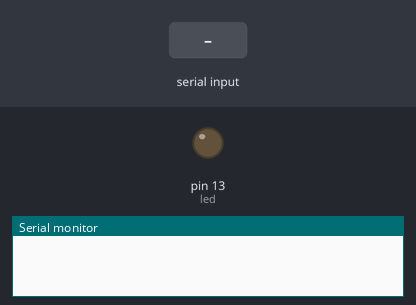
Bench run of a sketch on a simulated Arduino Uno, built with avr-gcc and run on an emulated ATmega328P. Shown: output pins drawn as LEDs (lit = HIGH), the last lines printed to the serial monitor. The inputs (shaded band) are chosen by the test bench.

Above: at 1.3 s.
1.4 s: "1" received over the second serial link
At 2.2 s:
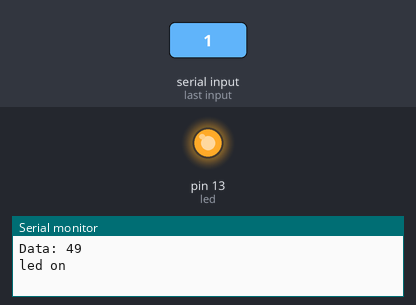
5.3 s: "0" received over the second serial link
At 6.3 s:
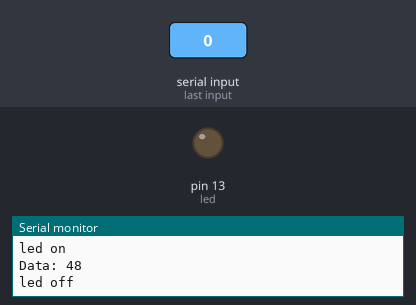
Timing chart, 0 to 8.3 s (numbered marks = the images above; inputs shaded):
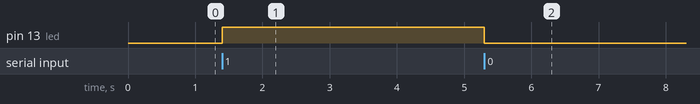

The sketch:

bluetooth.ino
```cpp
#include <SoftwareSerial.h>

int bluetoothTx = 10;  // TX-O pin of bluetooth mate, Arduino D2
int bluetoothRx = 11;  // RX-I pin of bluetooth mate, Arduino D3

int led = 13;

int buttonPin1 = 7;
int buttonPin2 = 8;
int button1State = 0;
int button2State = 0;

int dataFromBt;
String dataFromSerial;

boolean lightBlink = false;

SoftwareSerial bluetooth(bluetoothTx, bluetoothRx);

void setup()
{
  Serial.begin(9600);  // Begin the serial monitor at 9600bps

  bluetooth.begin(115200);  // The Bluetooth Mate defaults to 115200bps
  bluetooth.print("$");  // Print three times individually
  bluetooth.print("$");
  bluetooth.print("$");  // Enter command mode
  delay(100);  // Short delay, wait for the Mate to send back CMD
  bluetooth.println("U,9600,N");  // Temporarily Change the baudrate to 9600, no parity
  // 115200 can be too fast at times for NewSoftSerial to relay the data reliably
  bluetooth.begin(9600);  // Start bluetooth serial at 9600
  pinMode(led, OUTPUT);
  pinMode(buttonPin1, INPUT);
  pinMode(buttonPin2, INPUT);
}

void loop()
{

  if (bluetooth.available()) // If the bluetooth sent any characters
  {
    // Send any characters the bluetooth prints to the serial monitor

    //Serial.println((char)bluetooth.read());
    dataFromBt = (char)bluetooth.read();

    Serial.print("Data: ");
    Serial.println(dataFromBt);
    if (dataFromBt == '1') {
      Serial.println("led on");
      digitalWrite(led, HIGH);
      //bluetooth.print("1");
    }
    if (dataFromBt == '0') {
      Serial.println("led off");
      digitalWrite(led, LOW);
      //bluetooth.print("0");
    }


  }

  if (Serial.available())
  {
    dataFromSerial = Serial.readString();
    Serial.print("Dane z seriala: ");
    Serial.println(dataFromSerial);
    bluetooth.println(dataFromSerial);
  }

}
```

Measured:
- after the input at 1.4 s, pin 13 (led): LOW → HIGH at once
- after the input at 5.3 s, pin 13 (led): HIGH → LOW at once
